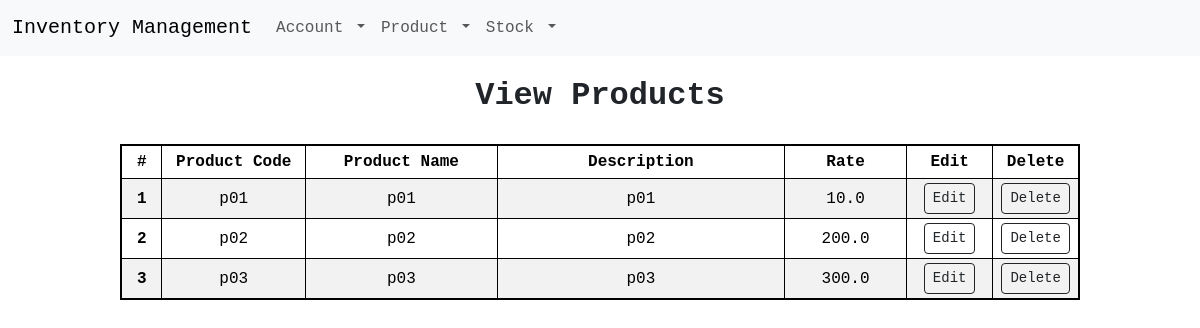
Page /view-product (signed in) on the committed database.
### app/models.py (models this page shows)
class Product(db.Model):
    id = db.Column(db.Integer, primary_key=True)
    productCode = db.Column(db.String(250), unique=True, nullable=False)
    productName = db.Column(db.String(250), nullable=False)
    description = db.Column(db.String(250), nullable=False)
    rate = db.Column(db.Float, nullable=False)

### app/views.py (the view)
@app.route("/view-product", methods=["GET", "POST"])
@login_required
def viewProduct():
    products = db.session.query(models.Product).all()
    if current_user.username == "admin":
        return render_template("view_product.html", products=products,
                               admin=True)
    else:
        return render_template("view_product.html", products=products,
                               admin=False)

### app/views.py (called while the page is built)
@login_manager.user_loader
def loader_user(user_id):
    return models.Users.query.get(user_id)

### app/templates/view_product.html
{% extends 'base.html' %}
{% block content %}
<div class="head-text">View Products</div>
    <table class="table table-striped table-bordered table-hover table-sm">
        <thead>
        <tr>
            <th scope="col">#</th>
            <th scope="col" width="15%">Product Code</th>
            <th scope="col" width="20%">Product Name</th>
            <th scope="col" width="30%">Description</th>
            <th scope="col">Rate</th>
            <th scope="col" width="9%">Edit</th>
            <th scope="col" width="9%">Delete</th>
        </tr>
        </thead>
        <tbody>
        {% for product in products %}
            <tr>
            <th scope="row">{{ loop.index }}</th>
            <td>{{ product.productCode }}</td>
            <td>{{ product.productName }}</td>
            <td>{{ product.description }}</td>
            <td>{{ product.rate }}</td>
            {% if admin %}
            <td><a class="btn btn-outline-dark btn-sm" href ="/edit-product/{{ product.id }}">Edit</a></td>
            <td><a class="btn btn-outline-dark btn-sm" href ="/delete-product/{{ product.id }}">Delete</a></td>
            {% else %}
            <td><a class="btn btn-outline-dark btn-sm disabled" href ="/">Edit</a></td>
            <td><a class="btn btn-outline-dark btn-sm disabled" href ="/">Delete</a></td>
            {% endif %}
            </tr>
        {% endfor %}
        </tbody>
    </table>
{% endblock %}

### app/static/styles/base.css (style rules this page uses)
* { font-family: "Lucida Console", "Courier New", monospace; }
.head-text { font-size: 2em; font-weight: 600; text-align: center; padding-top: 0.5em; padding-bottom: 0.75em; }
.table { width: 80%; margin: auto; text-align: center; vertical-align: middle; border: 2px solid black; }

### rows in the picture
Product: productCode "p01", productName "p01", description "p01", rate "10.0"
Product: productCode "p02", productName "p02", description "p02", rate "200.0"
Product: productCode "p03", productName "p03", description "p03", rate "300.0"
